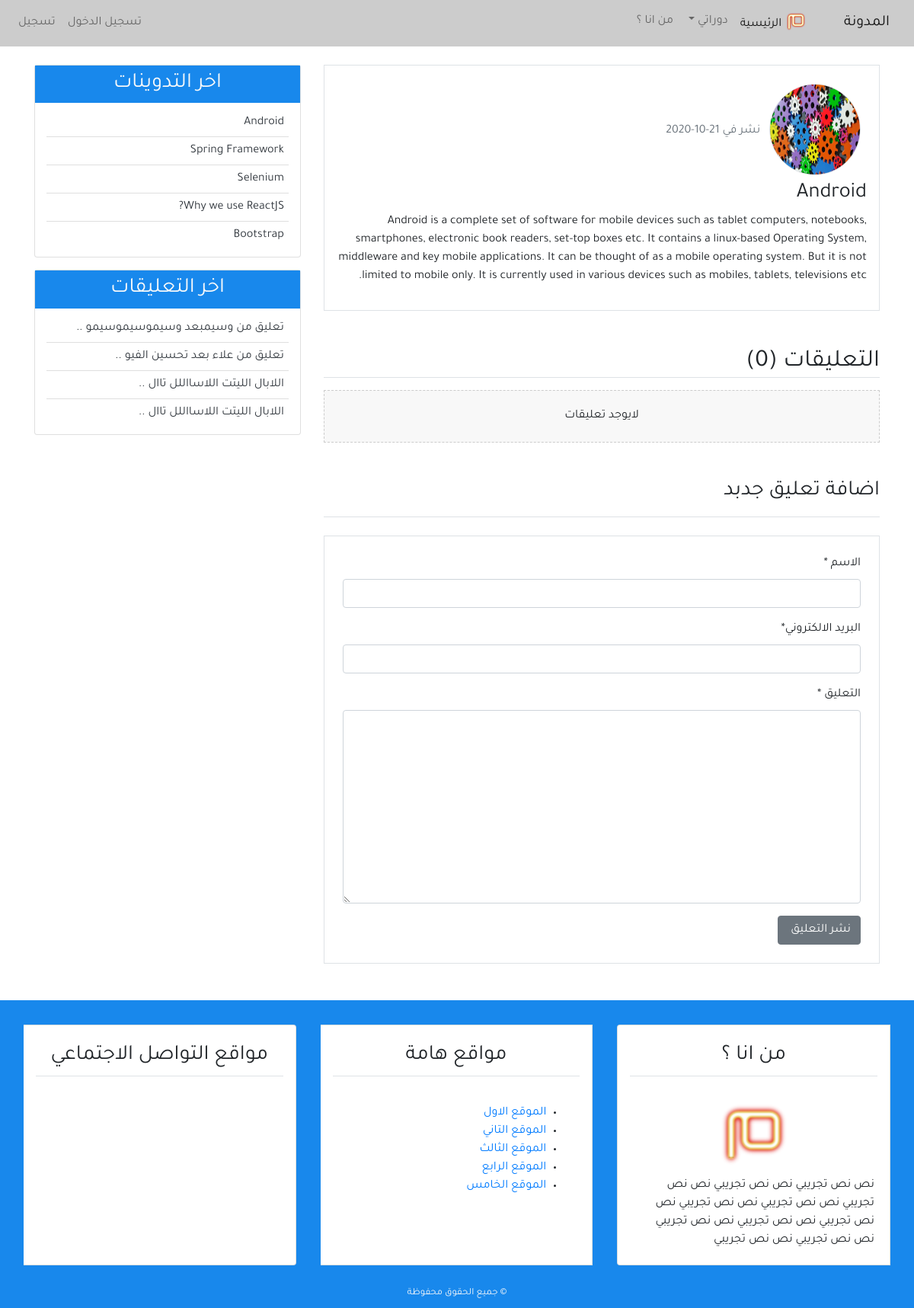
The page /detail/16/ on the database as committed earlier.
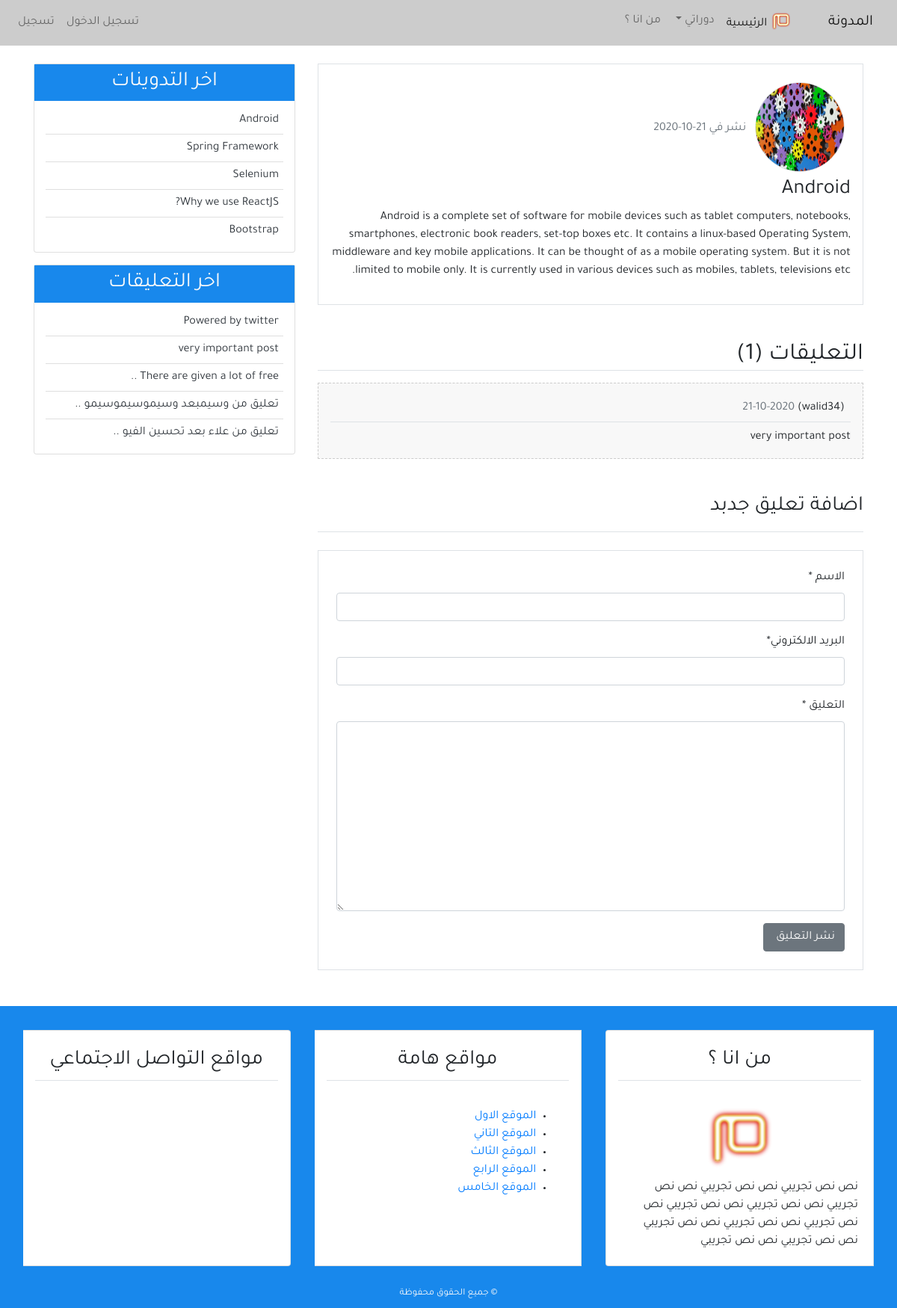
The same page on the database as committed later.
### blog/models.py (models this page shows, shortened)
class Post(models.Model):
    title = models.CharField(max_length=100, blank=True, null=True)
    content = models.TextField()
    post_date = models.DateTimeField(default=timezone.now )
    post_update = models.DateTimeField(auto_now = True)
    author = models.ForeignKey(User, on_delete=models.CASCADE)
    def __str__(self):
        return self.title
    class Meta :
        ordering = ('-post_date',)

class Comment(models.Model):
    name = models.CharField(max_length=50, verbose_name ='الاسم ' )
    email = models.EmailField(verbose_name ='البريد الالكتروني')
    body = models.TextField(verbose_name =' التعليق ')
    comment_date = models.DateTimeField(auto_now_add=True)
    active = models.BooleanField(default=True)
    post = models.ForeignKey(Post, related_name='comments', on_delete=models.CASCADE)
    class Meta :
        ordering = ('-comment_date',)

### user/models.py (models this page shows, shortened)
class Profile(models.Model):
    image = models.ImageField(default='default.jpg', upload_to='profile_pics')
    user = models.OneToOneField(User, on_delete=models.CASCADE)

### blog/views.py (the view)
# urls.py: path('detail/<int:post_id>/', views.post_detail, name='detail'),
def post_detail(request,post_id) :
    post = get_object_or_404(Post,pk=post_id)
    comments = post.comments.filter(active=True)
    if request.method == 'POST' :
        comment_form = NewComment(data = request.POST)
        if comment_form.is_valid() :
            new_comment = comment_form.save(commit=False)
            new_comment.post = post
            new_comment.save()
            comment_form = NewComment()
    else :
        comment_form = NewComment()
    context ={
        'title':post,
        'post' : post,
        'comments':comments,
        'comment_form' :comment_form,
    }
    return render(request,'blog/detail.html', context)

### blog/forms.py
class NewComment(forms.ModelForm) :
    class Meta:
        model = Comment
        fields = ('name','email','body')

### blog/templatetags/post_tag.py (called while the page is built)
@register.inclusion_tag('blog/latest_posts.html')  #decorator
def latest_posts() : #simple python function
    context ={
        'l_posts' :Post.objects.all()[0:5]
    }
    return context

@register.inclusion_tag('blog/latest_comments.html')  #decorator
def latest_comments() : #simple python function
    context ={
        'l_comments' : Comment.objects.filter(active = True)[:5],
    }
    return context

### blog/templates/blog/detail.html (shortened to what this page needs)
{% extends 'blog/base.html' %}
{% block content %}
{% load crispy_forms_tags %}
      <div class="border p-3 mb-3">
<img class="img-fluid rounded-circle border m-2" style="width: 120px; height:120px;"
src="{{post.author.profile.image.url}}" alt="صورة الناشر ">
<span class="text-secondary">  نشر في  {{post.post_date|date:'d-m-Y'}}</span>
            <h3>  {{post.title}} </h3>
            <p>{{post.content}}</p>
        </div>
<h2 class="border-bottom mt-5 mb-3"> التعليقات ({{comments.count}}) </h2>
        {% for comment in comments  %}
        <ul class="p-3 comment">
            <h6 class="border-bottom p-2">  ({{comment.name}})
         <span class="text-secondary"> {{comment.comment_date | date:'d-m-Y'}} </span>
            </h6>
             {{comment.body}}
        </ul>
 {% empty  %}
            <h6 class="text-center p-4 comment">   لايوجد تعليقات </h6>
            {% endfor %}
            <h3 class="border-bottom pb-3 mb-3 mt-5"> اضافة تعليق جدبد  </h3>
            <div class="border p-4 mb-5 mt-4 ">
            <form method="POST">
              {{comment_form | crispy}}
              <input class="btn btn-secondary" type="submit" value="نشر التعليق ">
            </form>
        </div>
{% endblock content %}

### blog/templates/blog/base.html (shortened to what this page needs)
{% load static  %}
{% load post_tag %}
<!DOCTYPE html>
<html lang="ar">
<head>
    <link rel="stylesheet" href=" {% static 'blog/css/bootstrap.min.css' %}" >
    <link rel="stylesheet" href=" {% static 'blog/css/main.css' %}" >
</head>
<body>
<header>
    <nav class="navbar navbar-expand-lg navbar-light bg-light">
        <a class="navbar-brand" href="#">المدونة </a>
        <div class="collapse navbar-collapse" id="navbarSupportedContent">
          <ul class="navbar-nav">
            <li class="nav-item active">
              <a class="nav-link" href="{% url 'home' %}">
                <img src="{% static 'blog/img/mim-logo.png' %}" alt="شعار المجونة " width="30px">
                الرئيسية  <span class="sr-only">(current)</span></a>
            </li>
            <li class="nav-item dropdown">
              <a class="nav-link dropdown-toggle" href="#" id="navbarDropdown" role="button" data-toggle="dropdown" aria-haspopup="true" aria-expanded="false">
                دوراتي
              </a>
            </li>
            <li class="nav-item">
                <a class="nav-link" href="{% url 'about'  %}">من انا ؟</a>
              </li>
          </ul>
          {% if  user.is_authenticated %}
          <ul class="navbar-nav mr-auto">
            <li class="nav-item"> <a  class="nav-link" href="#"  >  تدوينة جديدة   </a> </li>
            <li class="nav-item"> <a  class="nav-link" href="{% url 'profile' %}"  > الملف الشخصي   </a> </li>
            <li class="nav-item"> <a class="nav-link"  href="{% url 'logout' %}" >  تسجيل خروج   </a> </li>
             </ul>
            {% else %}
            <ul class="navbar-nav mr-auto">
                <li class="nav-item"> <a  class="nav-link" href="{% url 'login' %}"  > تسجيل الدخول  </a> </li>
                <li class="nav-item"> <a class="nav-link"  href="{% url 'register' %}" > تسجيل   </a> </li>
                 </ul>
          {% endif %}
        </div>
      </nav>
</header>
<section>
<div class="container">
    <div class="row mt-4">
        <div class="col-md-8">
        {% block content %}
        {% endblock content %}
        </div>
        <div class="col-md-4">
<div class="card mb-3">
    <h3 class="text-center bg-secondary text-light p-2" > اخر التدوينات  </h3>
    {% latest_posts %}
</div>
<div class="card mb-3">
    <h3 class="text-center bg-secondary text-light p-2" > اخر التعليقات   </h3>
    {% latest_comments %}
</div>
        </div>
    </div>
</div>
</section>
<footer class="bg-secondary">
    <div class="container-fluid">
        <div class="row">
<div class="col-md" >
    <div class="card-group mt-3">
<div class="card m-3">
<h3 class="card-title text-center border-bottom p-2 m-3">
    من انا ؟
</h3>
<div class="card-body">
 <div class="text-center">
<img src="{% static 'blog/img/mim-logo.png' %}" alt="شعار المدونة " width="100px">
 </div>
نص نص تجريبي نص نص تجريبي  نص نص تجريبي نص نص تجريبي نص نص تجريبي
نص نص تجريبي نص نص تجريبي  نص نص تجريبي نص نص تجريبي نص نص تجريبي
</div>
</div>
<div class="card m-3">
    <h3 class="card-title text-center border-bottom p-2 m-3">
    مواقع هامة
    </h3>
    <div class="card-body">
   <ul>
<li>
    <a href="#"> الموقع الاول </a>
</li>
<li>
    <a href="#"> الموقع التاني  </a>
</li>
<li>
    <a href="#"> الموقع الثالث  </a>
</li>
<li>
    <a href="#"> الموقع الرابع </a>
</li>
<li>
    <a href="#"> الموقع الخامس </a>
</li>
   </ul>
    </div>
    </div>
<div class="card m-3">
    <h3 class="card-title text-center border-bottom p-2 m-3">
    مواقع التواصل الاجتماعي
    </h3>
    <h4 class="card-body text-center">
    </h4>
    </div>
    </div>
</div>
        </div>
<div class="row p-2">
  <div class="col-md text-center">
    <small  class="text-light ">
        &copy; جميع الحقوق محفوظة
            </small>
  </div>
</div>
</div>
</footer>
</body>
</html>

### blog/templates/blog/latest_posts.html
<ul class="list-group-flush latest-post">
    {% for post  in l_posts  %}
      <li class="list-group-item latest-post-item" >
           <a class="text-dark" href="{% url 'detail' post.pk  %}"> {{post.title}} </a>
      </li>
    {% endfor %}
</ul>

### blog/templates/blog/latest_comments.html
<ul class="list-group-flush latest-comment">
    {% for comment  in l_comments  %}
      <li class="list-group-item latest-comment-item" >
           <a class="text-dark" href="{% url 'detail' comment.post.pk  %}">
            {% if comment.body|length > 25 %}
            {{comment.body|slice:'30'}} ..
            {% else %}
            {{comment.body}}
            {% endif %}
          </a>
      </li>
      {% empty %}
      <li class="list-group-item latest-comment-item" >  لا يوجد تعليقات </li>
    {% endfor %}
</ul>

### blog/static/blog/css/main.css (style rules this page uses)
html,body { direction: rtl; text-align: right; }
body { font-family: 'Tajawal' , sans-serif; }
.bg-secondary { background-color: #1888ec !important;; }
.bg-light { background-color: #CCC !important; }
.latest-post, .latest-comment { padding: 0 15px; }
.latest-post .latest-post-item, .latest-comment .latest-comment-item { padding: 6px; }
.latest-post li:first-child, .latest-comment li:first-child { border-top: 0; }
.latest-post li:last-child, .latest-comment li:last-child { border-bottom: 0; padding-bottom: 0; }
.comment { background-color: #f8f8f8; border: 1px dashed #CCC; }

Rows that differ between the two databases and show on the page:
no longer on this page (row unchanged): Comment: body "اللابال الليتت اللاسااللل تاال", shown under "اخر التعليقات"
no longer on this page (row unchanged): Comment: body "اللابال الليتت اللاسااللل تاال", shown under "اخر التعليقات"
added Comment: name "walid34", comment_date "21-10-2020", body "very important post"
added Comment: body "Powered by twitter", shown under "اخر التعليقات"
added Comment: body "There are given a lot of free", shown under "اخر التعليقات"
Other text that changed with them:
{{ comments.count }}: "0" → "1"
text no longer shown: "لايوجد تعليقات"
